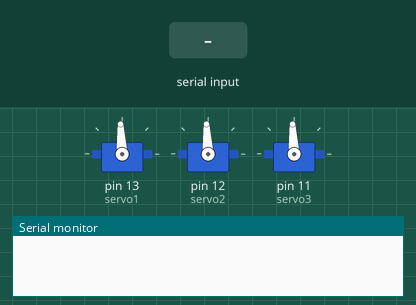
This sketch was run on a simulated Arduino Uno, built with avr-gcc and run on an emulated ATmega328P. On the bench: 3 × servo, the last lines printed to the serial monitor. The test bench sets the inputs (shaded band).

Above: at 1.2 s.
1.3 s: byte 1 (1) received over Serial
At 2.2 s:
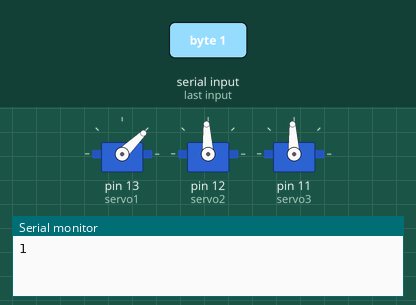
2.8 s: byte 2 (2) received over Serial
At 3.5 s:
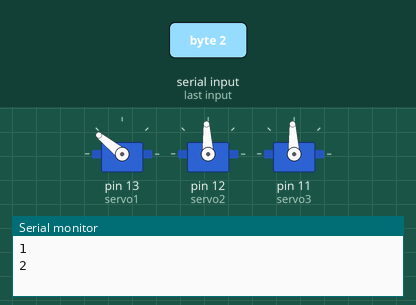
4.3 s: byte 3 (3) received over Serial
At 4.6 s:
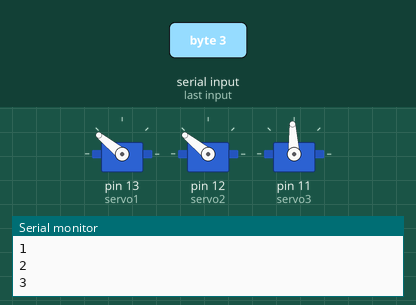
5.8 s: byte 4 (4) received over Serial
At 7.0 s:
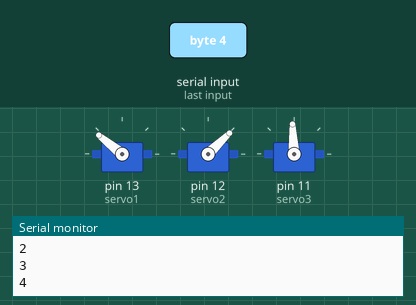
7.3 s: byte 5 (5) received over Serial
At 8.5 s:
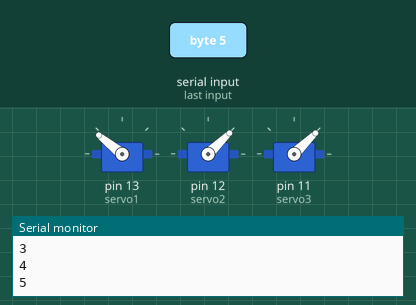
8.8 s: byte 6 (6) received over Serial
At 10.3 s:
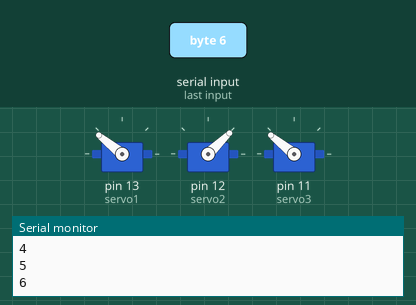
Timing chart, 0 to 11.8 s (numbered marks = the images above; inputs shaded):
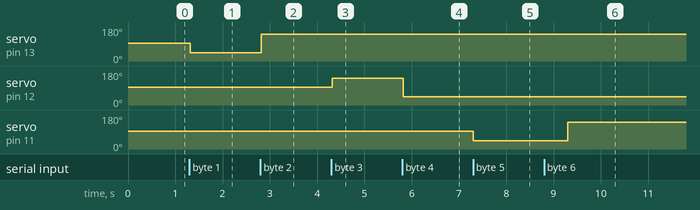

Measured:
- after the input at 1.3 s, servo on pin 13 (servo1): 93° → 44° at once
- after the input at 2.8 s, servo on pin 13 (servo1): 44° → 141° at once
- after the input at 4.3 s, servo on pin 12 (servo2): 93° → 141° at once
- after the input at 5.8 s, servo on pin 12 (servo2): 141° → 44° at once
- after the input at 7.3 s, servo on pin 11 (servo3): 93° → 44° at once
- after the input at 8.8 s, servo on pin 11 (servo3): 44° → 141° after 0.50 s

The sketch:

RIS_servoTest.ino
```cpp
#include <Servo.h>

Servo servo1;
Servo servo2;
Servo servo3;
int serialData = 0;

void setup(){
  servo1.attach(13);
  servo2.attach(12);
  servo3.attach(11);
  Serial.begin(9600);
}

void loop(){
  if (Serial.available() > 0){
    serialData = Serial.read();
    Serial.println(serialData);
  }
    //up
    if (serialData == 1){
      servo1.attach(13);
      servo1.writeMicroseconds(1000);
    }
    //down
    else if (serialData == 2){
      servo1.attach(13);
      servo1.writeMicroseconds(2000);
    }
    //right
    else if (serialData == 3){
      servo2.attach(12);
      servo2.writeMicroseconds(2000);
    }
    //left
    else if (serialData == 4){
      servo2.attach(12);
      servo2.writeMicroseconds(1000);
    }
    //claw up
    else if (serialData == 5){
      servo3.attach(11);
      servo3.writeMicroseconds(1000);
      delay(1000);
    }
    //claw down
    else if (serialData == 6){
      servo3.attach(11);
      servo3.writeMicroseconds(2000);
      delay(1000);
    }
   else{
     servo1.writeMicroseconds(1500);
     servo2.writeMicroseconds(1500);
     servo3.writeMicroseconds(1500);
     delay(20);
   }
}
```
